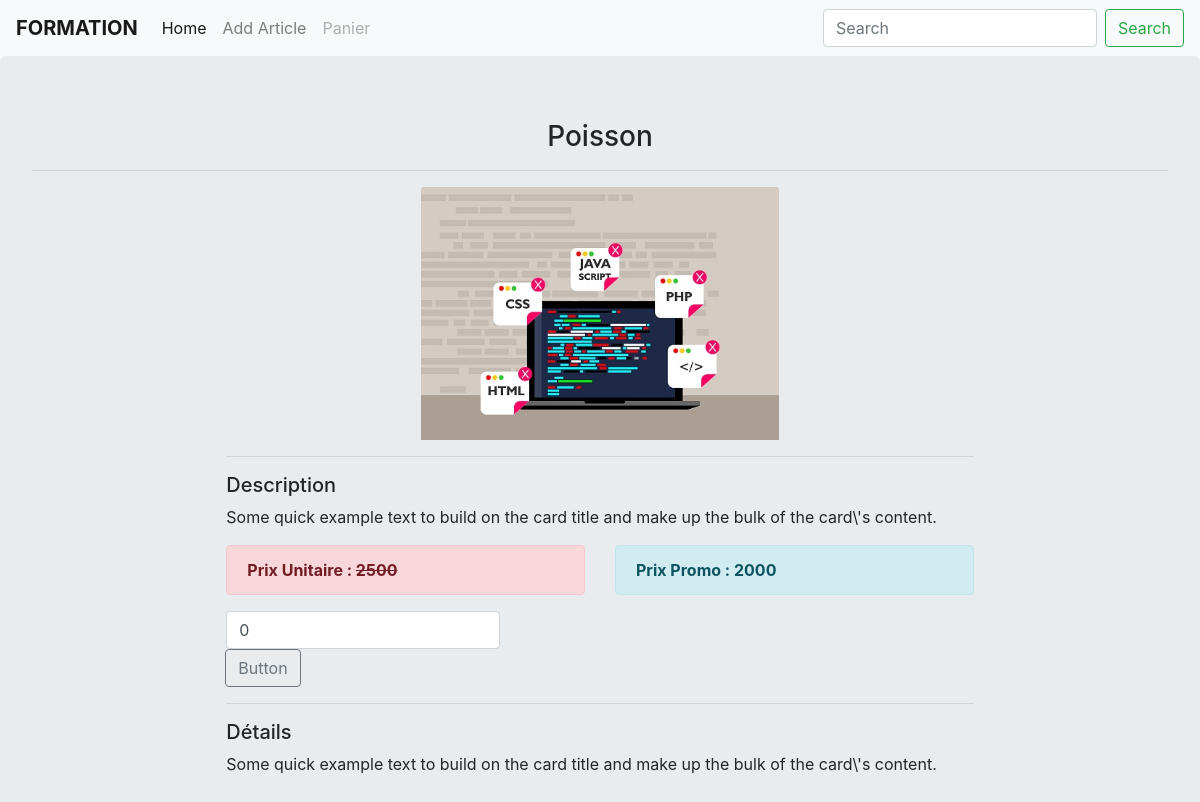
Screenshot of /vue/show-page.php?id=10 with the database file from the repository.
### tables this page shows
CREATE TABLE `article` (
  `id` int(11) NOT NULL,
  `nomArticle` varchar(255) NOT NULL,
  `descriptionArticle` text NOT NULL,
  `prixUnitaire` int(11) NOT NULL CHECK (`prixUnitaire` >= 0),
  `prixPromo` int(11) DEFAULT NULL CHECK (`prixPromo` < `prixUnitaire`),
  `detailArticle` text DEFAULT NULL
);

### modele/function.php (called while the page is built, shortened)
<?php
$user = "root";
$pass = "";
try {
    $connexion = new PDO('mysql:host=localhost;dbname=formation', $user, $pass);
} catch (PDOException $e) {
    print "Erreur !: " . $e->getMessage() ;
    die();
}
function get_article( int $id ):array{
    global $connexion;
    $sql = $connexion->prepare(
        'SELECT * FROM article WHERE id = ' . $id
    );
    $sql->execute();
    $resulut = $sql->fetch();
    if( $resulut != NULL )
        return $resulut;
    else
        return array();
}

### vue/show-page.php (the view, shortened to what this page needs)
<?php
require_once('../modele/function.php');
if (isset($_REQUEST['id']) && !empty($_REQUEST['id'])) {
    $id = htmlentities($_REQUEST['id']);
    if (get_article($id) != null) {
        $affiche = get_article($id);
?>
        <!DOCTYPE html>
        <html lang="en">
        <head>
            <link rel="stylesheet" href="https://maxcdn.bootstrapcdn.com/bootstrap/4.0.0/css/bootstrap.min.css">
            <link rel="stylesheet" href="https://cdn.jsdelivr.net/npm/bootstrap-icons@1.7.0/font/bootstrap-icons.css">
        </head>
        <body>
            <?php include_once('menu.php'); ?>
            <div class="jumbotron">
                <h3 class="text-center"><?= $affiche['nomArticle'] ?></h3>
                <hr>
                <div class="row">
                    <di class="col-sm-2"></di>
                    <div class="col-sm-8">
                        <div class="row">
                            <div class="col-sm-3"></div>
                            <div class="col-sm-6"><img class="card-img-top" src="image/formation.jpg" alt="Card image cap"></div>
                        </div>
                        <hr>
                        <h5>Description</h5>
                        <p><?= $affiche['descriptionArticle'] ?></p>
                        <div class="row">
                            <?php if ($affiche['prixPromo'] == 0) {
                            ?>
                                <p class="alert alert-danger"><strong>Prix Unitaire : <?= $affiche['prixUnitaire'] ?></strong></p>
                            <?php
                            } else {
                            ?>
                                <div class="col-sm-6">
                                    <p class="alert alert-danger"><strong>Prix Unitaire : <del><?= $affiche['prixUnitaire'] ?></del></strong></p>
                                </div>
                                <div class="col-sm-6">
                                    <p class="alert alert-info"><strong>Prix Promo : <?= $affiche['prixPromo'] ?></strong></p>
                                </div>
                            <?php
                            } ?>
                        </div>
                        <div class="input-group mb-3">
                            <form method="POST" action="../modele/panier.php">
                            <input type="text" class="form-control" value="0" name="qte" aria-label="Recipient's username" aria-describedby="basic-addon2">
                            <div class="input-group-append">
                                <button class="btn btn-outline-secondary" type="submit">Button</button>
                            </div>
                            </form>
                        </div>
                        <hr>
                        <h5>Détails</h5>
                        <p><?= $affiche['detailArticle'] ?></p>
                    </div>
                </div>
            </div>
        </body>
<?php
    } else {
        header('Location: error.page.html');
    }
} else {
    header('Location: error.page.html');
}

### rows the page displays
article: nomArticle "Poisson", descriptionArticle "Some quick example text to build on the card title and make up the bulk of the card\\'s content.", prixUnitaire "2500", prixPromo "2000", detailArticle "Some quick example text to build on the card title and make up the bulk of the card\\'s content."
